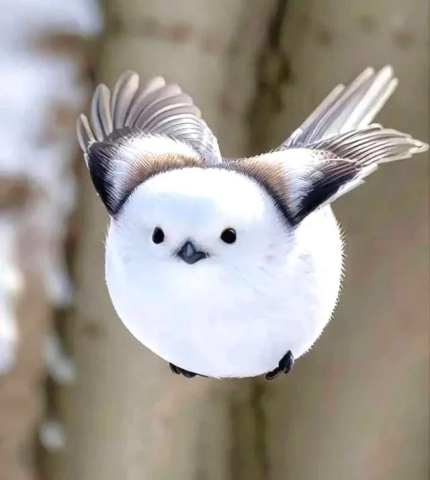
#> input picture 03-bezier-curves-and-3d-models/bg.png, 430 x 480 px
$ jupyter execute --allow-errors bezier_and_3d_bunny.ipynb
#> lines starting #> are read from the running program, lines starting #| are printed output that depends on the picture
## CS3570 Introduction to Multimedia Technology
### Homework 03 Due: 11:59pm, 2026/05/11

### Reminder:
* **You are not allowed to use any function that directly generates the result for each step, except for those provided by us.**
* **Your code must display and output your results to enable us to verify its correctness.**
* **Please follow the instructions in the Jupyter Notebook and complete the parts marked as `"TODO."`**
* **Please include your report in the Jupyter Notebook using markdown.**
* **Please compress your code, input images, and result images in a zip file named HW3_{StudentID}.zip and upload it to eeclass.**
* **Homework should be submitted before the announced due time. Scores of late homework will be reduced by 20% per day.**
* **If you encounter any problems or have questions, please post them on eeclass.**

## Part 1: Bézier Curve (50%)

[cell 1]
import numpy as np
import cv2
import os
import matplotlib.pyplot as plt

[cell 2]
if not os.path.exists('output'):
    os.makedirs('output')

[cell 3]
# Utility functions
def draw_subplot(points, result1, result2, img):
    dpi = 200
    h, w = img.shape[:2]
    plt.figure(figsize=(w / dpi, h / dpi))
    plt.imshow(img)
    plt.scatter(points[:, 0], points[:, 1], s=1, color='blue')
    plt.plot(result1[:, 0], result1[:, 1], linewidth=0.7, color='cyan')
    plt.plot(result2[:, 0], result2[:, 1], linewidth=0.7, color='magenta')
    plt.savefig('output/1a.png', dpi=dpi, bbox_inches='tight')
    plt.show()


def draw_plot(points, result, img):
    dpi = 200
    h, w = img.shape[:2]
    plt.figure(figsize=(w / dpi, h / dpi))
    plt.imshow(img)
    plt.scatter(points[:, 0], points[:, 1], s=10, color='blue')
    plt.plot(result[:, 0], result[:, 1], linewidth=3, color='magenta')
    plt.savefig('output/1b.png', dpi=dpi, bbox_inches='tight')
    plt.show()

[cell 4]
# TODO: Implement the cubic Bézier curve calculation.
#       You may adjust the function if needed.
def bezier_curve(points, step):
    curve_points = []

    # t values from 0 to 1
    t_values = np.arange(0, 1 + step, step)

    # next curve starts every 3 points
    for i in range(0, len(points) - 1, 3):
        p0, p1, p2, p3 = points[i:i + 4]

        for t in t_values:
            # cubic Bézier formula:
            # B(t) = (1-t)^3 p0 + 3t(1-t)^2 p1 + 3t^2(1-t) p2 + t^3 p3
            point = ((1 - t) ** 3) * p0 + 3 * t * ((1 - t) ** 2)  * p1 + 3 * (t ** 2) * (1 - t) * p2 + (t ** 3) * p3

            curve_points.append(point)

    return np.array(curve_points)

# TODO: Implement nearest-neighbor interpolation to scale up the image by 4x.
#       You may adjust the function if needed.
def nearest_inter(img, scale = 4):
    scale = int(scale)

    # original image h and w
    height, width = img.shape[:2]

    # size of scaled image
    new_height = height * scale
    new_width = width * scale

    # for each pixel position in scaled image, find row and col index in orig. image
    old_y = np.arange(new_height) // scale
    old_x = np.arange(new_width) // scale

    # copy pixels from orig. image to scaled image.
    scaled = img[old_y[:, None], old_x[None, :]]

    return scaled

### 1(a) Implement the Cubic Bézier Curves (30%)
Plot two sets of cubic Bézier curves with different detail levels, along with their control points, onto `bg.png`. Each set contains $(N-1)/3$ cubic Bézier curves connected end-to-end.
- Low detail curve: $t = \{0, 0.25, 0.5, 0.75, 1.0\}$
- High detail curve: $t = \{0, 0.001, 0.002, \ldots, 1.0\}$

[cell 5]
img = cv2.imread("./bg.png")
#> img is the input picture: shape (480, 430, 3); mean B, G, R 147.2, 154.8, 161.1
img = cv2.cvtColor(img, cv2.COLOR_BGR2RGB)
points = np.loadtxt("./points.txt")

# TODO: Compute the low-detail and high-detail Bézier curves using bezier_curve()
result1 = bezier_curve(points, 0.25)  # low-detail curves
result2 = bezier_curve(points, 0.001)  # high-detail curves

draw_subplot(points, result1, result2, img)
#> in draw_subplot, `plt.savefig('output/1a.png', dpi=dpi, bbox_inches='tight')`:
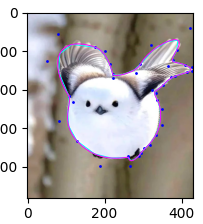
#> figure drawn by matplotlib, 1 panel

### 1(b) Scale Up the Image and Curves by 4× (10%)

[cell 6]
# TODO: Scale up the image and the Bézier curve

scaled_img = nearest_inter(img, 4) # 4x scaled image via nearest-neighbor interpolation
scaled_points = points * 4 # 4x scaled control points
scaled_result = bezier_curve(scaled_points, 0.001) # high-detail Bézier curve on the scaled points

draw_plot(scaled_points, scaled_result, scaled_img)
#> in draw_plot, `plt.savefig('output/1b.png', dpi=dpi, bbox_inches='tight')`:
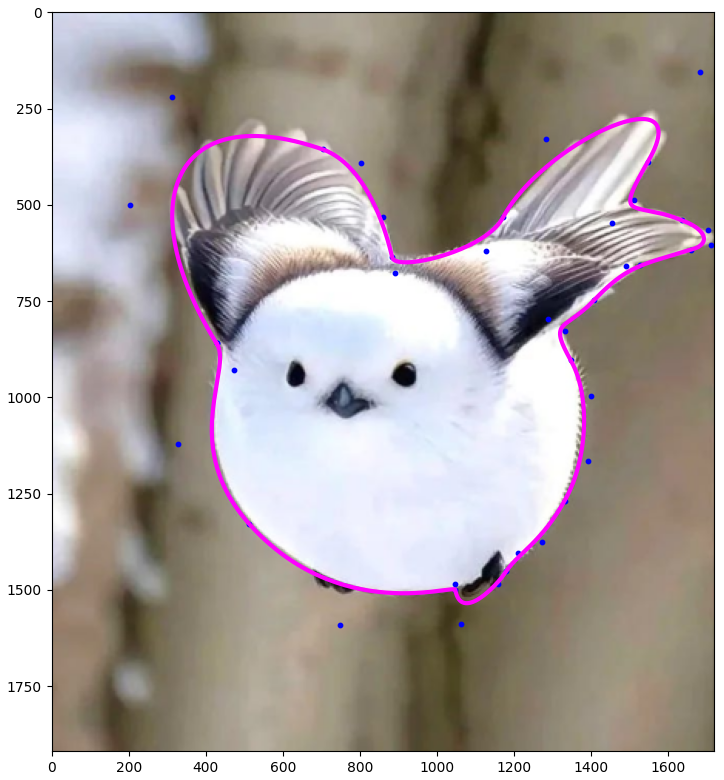
#> figure drawn by matplotlib, 1 panel
